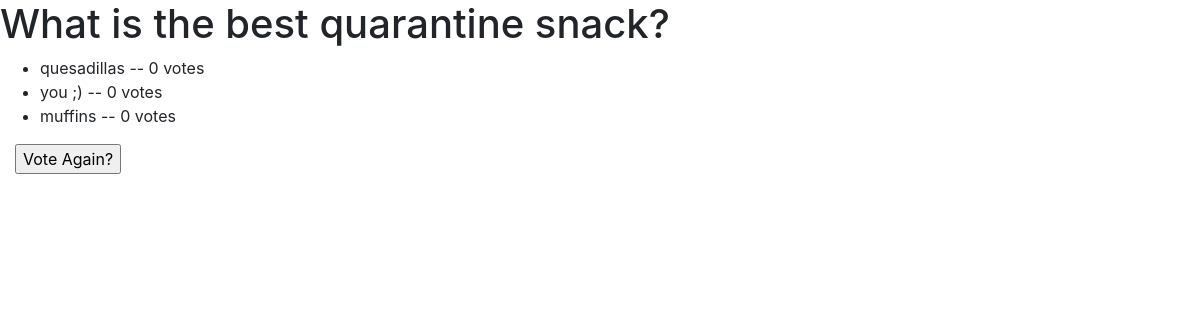
Page /polls/7/results/ on the earlier database version.
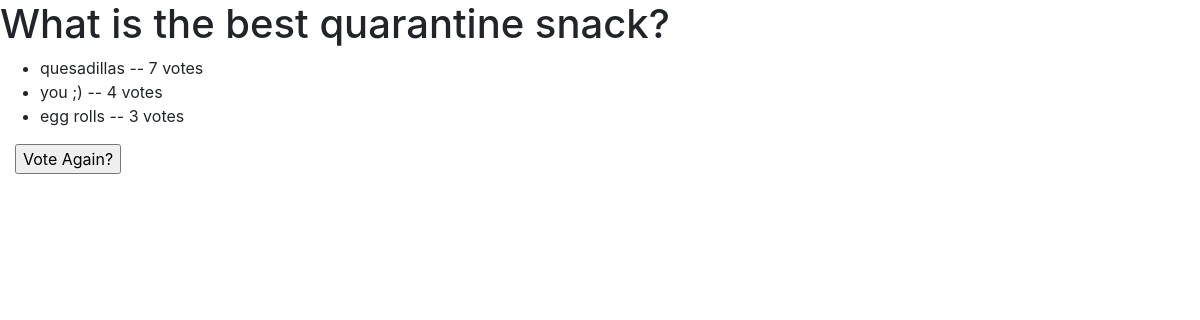
Same page on the later database version.
### polls/models.py (models this page shows, shortened)
class Question(models.Model):
    question_text = models.CharField(max_length=200)
    pub_date = models.DateTimeField('date published')

class Choice(models.Model):
    question = models.ForeignKey(Question, on_delete=models.CASCADE)
    choice_text = models.CharField(max_length=200)
    votes = models.IntegerField(default=0)

### polls/views.py (the view)
# urls.py: path('<int:pk>/results/', views.ResultsView.as_view(), name='results'),
class ResultsView(generic.DetailView):
    model = Question
    template_name = 'polls/results.html'

### polls/templates/polls/results.html (shortened to what this page needs)
{% load static %}
<link rel="stylesheet" href="https://maxcdn.bootstrapcdn.com/bootstrap/4.0.0/css/bootstrap.min.css"
>
<link rel="stylesheet" type="text/css" href="{% static 'polls/style.css' %}">
<h1>{{ question.question_text }}</h1>
<ul>
{% for choice in question.choice_set.all %}
    <li>{{ choice.choice_text }} -- {{ choice.votes }} vote{{ choice.votes|pluralize }}</li>
{% endfor %}
</ul>
<div class="container-fluid">
<a href="{% url 'polls:detail' question.id %}"><input type="button" value="Vote Again?"/></a>
</div>

Differences in the rows shown:
removed Choice: choice_text "muffins", votes "0"
changed Choice "quesadillas": votes "0" → "7"
changed Choice "you ;)": votes "0" → "4"
added Choice: choice_text "egg rolls", votes "3"
